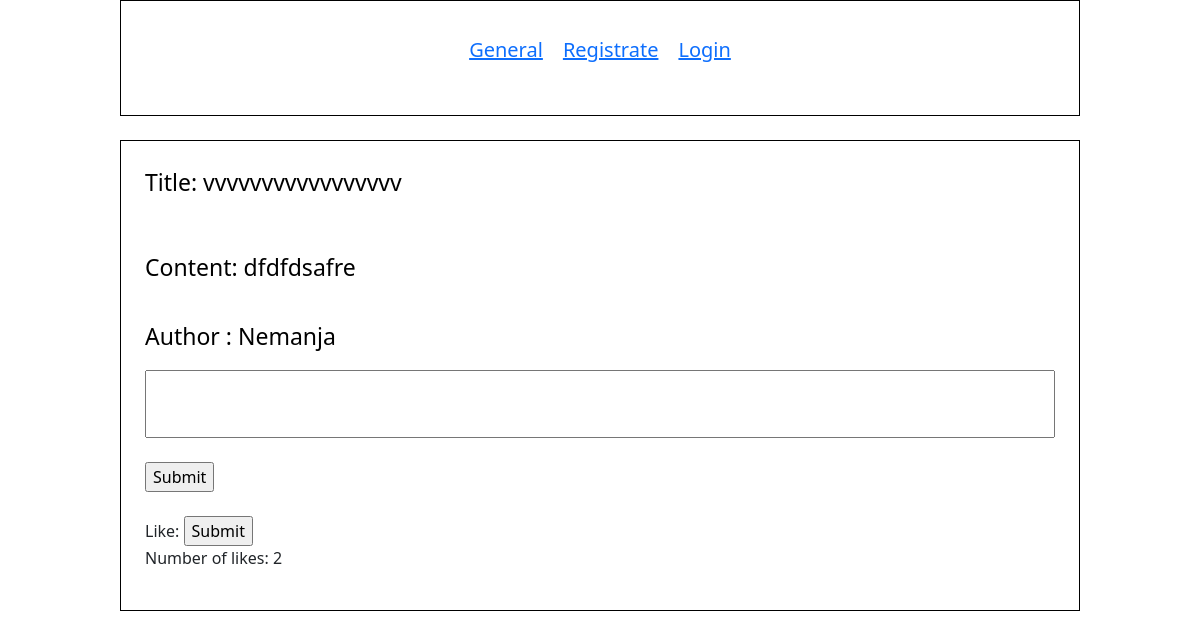
The app's page /post/open/2 with its own data.
### app.py (models this page shows, shortened)
class Blogpost(db.Model):
    __tablename__="blog"
    id = db.Column(db.Integer, primary_key=True)
    title = db.Column(db.String(72), nullable=False)
    content = db.Column(db.Text, nullable=False)
    author = db.Column(db.String(20), nullable=False, default='N/A')
    date_posted = db.Column(
        db.DateTime, nullable=False, default=datetime.utcnow)
    pinn = db.Column(db.Boolean, default=False)
    htmlrender = db.Column(db.Boolean, default=False)
    comment = relationship("Comments", cascade="all, delete")
    like=relationship("Like", cascade="all, delete")
    uid = db.Column(db.Integer, db.ForeignKey("user.uid"), nullable=False)

### app.py (the view)
@app.route("/post/open/<int:id>")
def open(id):
    post = Blogpost.query.get_or_404(id)
    creator = User.query.filter_by(uid = post.uid).first()
    comments = Comments.query.filter_by(blogid=id)
    count_likes= Like.query.filter_by(blogid=id, likestatus=True)
    return render_template("post.html", post=post, comments=comments, count_likes=count_likes, creator=creator)

### templates/post.html (shortened to what this page needs)
{% extends 'base.html' %}
{%  block body %}{{ super() }}
<div class="all">
<div class="cent">
<p name ='title' id='title'>Title: {{ post.title }}</p>
<br/>
{% if post.htmlrender %}
    <div>Content: {{ post.content | safe }}</div>
{% else %}
    <div>Content: {{ post.content }}</div>
{% endif %}
<br/>
<p name = 'author' id='author'>Author : {{ post.author }}</p>
</div>
<form action='/create/comment/{{post.id}}' method="POST">
<input type="text" name="comment" id="content" class="com"><br/><br/>
<input type="submit" name="submit">
</form><br/>
<form action="/post/like/{{post.id}}" method="post">
Like:
<input type="submit" name="like" id="like">
</form>
<p>Number of likes: {{ count_likes.count() }}</p>
</div>
{% endblock %}

### static/css/main.css (style rules this page uses)
.cent { color:black; font-size: 23px; align-items: center; }
.all { width:80%; margin:auto; padding:2%; border:1px solid black; }
.com { width:100%; padding:20px; }

### records on screen
Blogpost: title "vvvvvvvvvvvvvvvvv", content "dfdfdsafre", author "Nemanja"

### other values on screen
{{ count_likes.count() }} "2"
